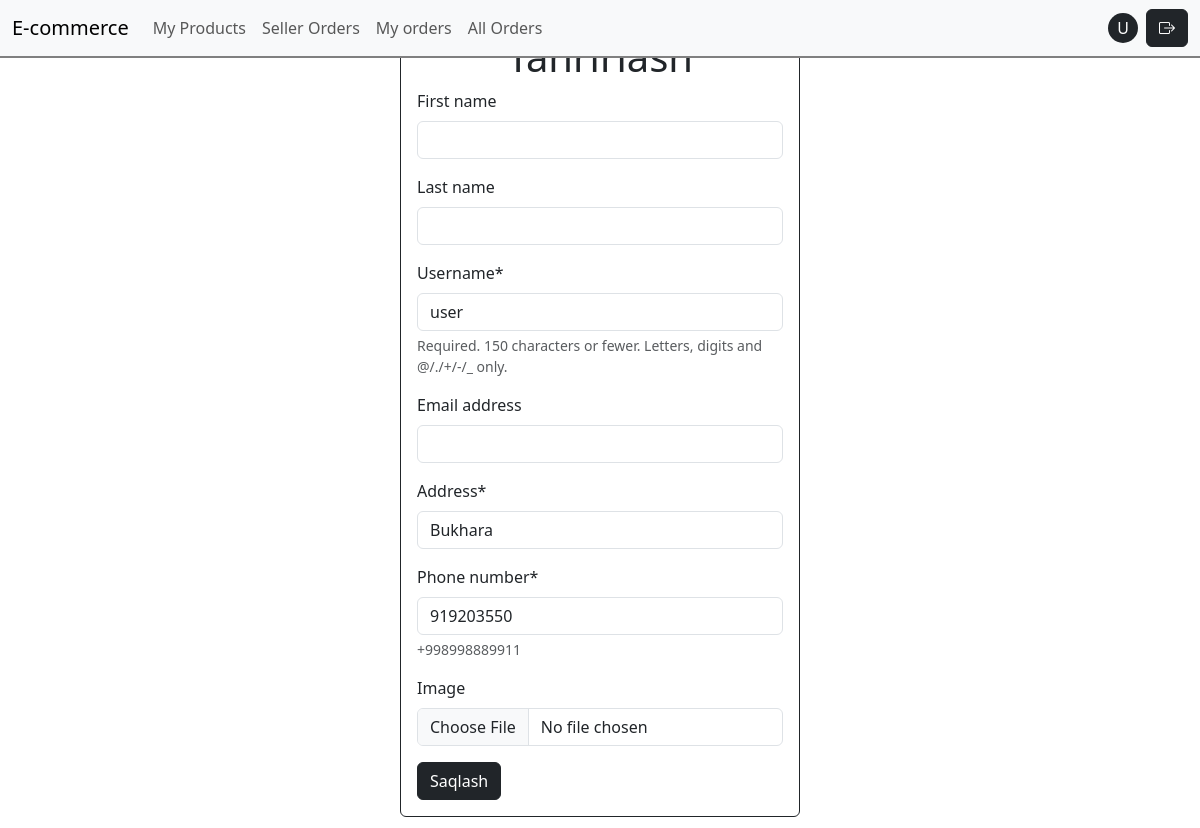
The page /accounts/profile-edit/ (signed in) on the database its author committed.
### accounts/models.py (models this page shows, shortened)
class User(AbstractUser):
    class Role(models.TextChoices):
        BUYER = "BUYER", "Buyer"
        SELLER = "SELLER", "Seller"
    role = models.CharField(
        choices=Role.choices,
        default=Role.BUYER
    )
    image = models.ImageField(upload_to="avatars/", null=True, blank=True)
    phone_number = models.CharField(max_length=13, help_text="+998998889911")
    address = models.CharField(max_length=255)

### accounts/views.py (the view, shortened to what this page needs)
# urls.py: path('profile-edit/', views.ProfileUpdateView.as_view(), name="profile_edit"),
class ProfileUpdateView(LoginRequiredMixin, UpdateView):
    model = User
    template_name = "accounts/profile_edit.html"
    form_class =  ProfileForm
    success_url = reverse_lazy("profile_detail")
    def get_object(self):
        return self.request.user

### accounts/forms.py
class ProfileForm(forms.ModelForm):
    class Meta:
        model = User
        fields = ("first_name", "last_name", "username", "email","address", "phone_number", "image")

### templates/accounts/profile_edit.html (shortened to what this page needs)
{% extends 'base.html' %}
{% load crispy_forms_tags %}
{% block body %}
<div class="container border border-dark rounded rouded-4 p-3 col-4 my-3">
    <h1 class="text-center">Tahrirlash</h1>
    <form method="post" enctype="multipart/form-data">
    {{ form|crispy }}
    <button class="btn btn-dark">Saqlash</button>
</form>
</div>
{% endblock body %}

### templates/includes/navbar.html (shortened to what this page needs)
<nav class="navbar navbar-expand-lg bg-body-tertiary">
  <div class="container-fluid">
    <a class="navbar-brand" href="/">E-commerce</a>
    <div class="collapse navbar-collapse" id="navbarSupportedContent">
      <ul class="navbar-nav me-auto mb-2 mb-lg-0">
        {% if request.user.is_authenticated and request.user.role == "SELLER" %}
        <li class="nav-item">
            <a class="nav-link" href="{% url 'seller_products' %}">
              My Products
            </a>
          </li>
          <li class="nav-item">
            <a href="{% url 'seller_order_items' %}" class="nav-link">Seller Orders</a>
          </li>
          {% endif %}
        <li class="nav-item">
          <a href="{% url 'my_orders' %}" class="nav-link">My orders</a>
        </li>
        {% if request.user.is_staff %}
        <li class="nav-item">
          <a class="nav-link" href="{% url 'seller_orders' %}">All Orders</a>
        </li>
        {%endif %}
      </ul>
      <div class="right d-flex justify-content-center align-items-center">
        {% if user.is_authenticated %}
         <a href="{% url 'profile_detail' %}" style="width:30px;height:30px;" class="text-decoration-none mx-2 rounded rounded-circle bg-dark text-white d-flex justify-content-center align-items-center">
                {{ user.username|slice:1|title }}
          </a>
          <form method="post" action="{% url 'logout' %}">
            <button class="btn btn-dark"><i class="bi bi-box-arrow-right"></i></button>
          </form>
          {% else %}
          <a class="btn btn-dark mx-2" href="{% url 'login' %}">Login</a>
          <a class="btn btn-secondary" href="{% url 'signup' %}">Signup</a>
          {%endif%}
      </div>
    </div>
  </div>
</nav>

### static/css/style.css (style rules this page uses)
nav { position: fixed !important; top: 0px !important; left: 0 !important; right: 0 !important; z-index: 1; border-bottom: 2px solid gray; }

### rows shown on the page
User: username "U", username "user", address "Bukhara", phone_number "919203550"
